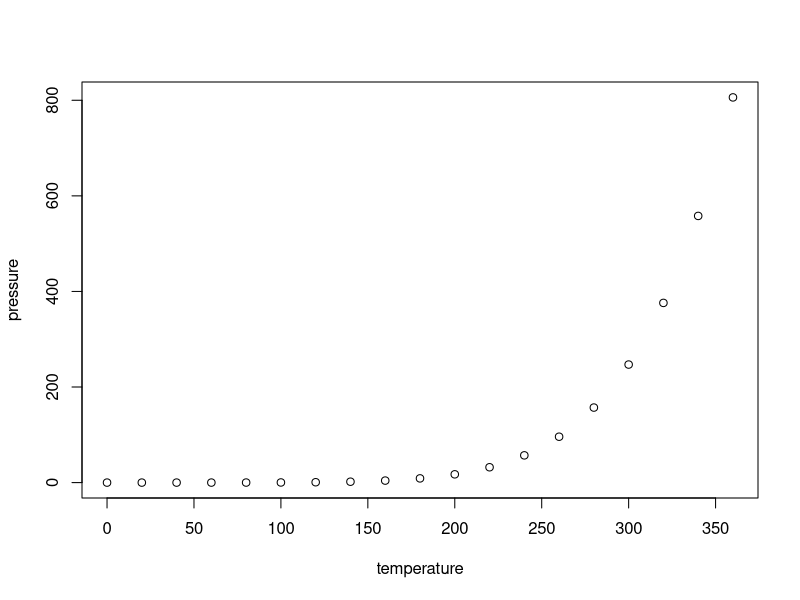
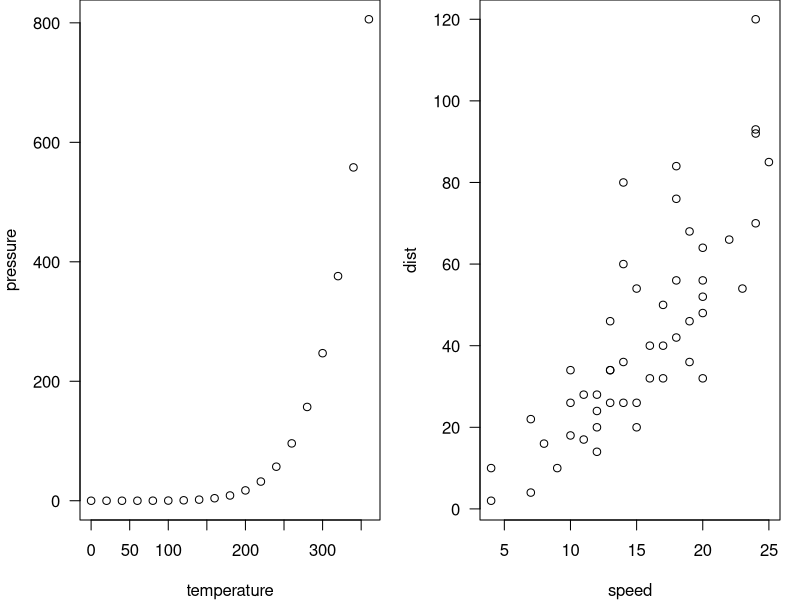
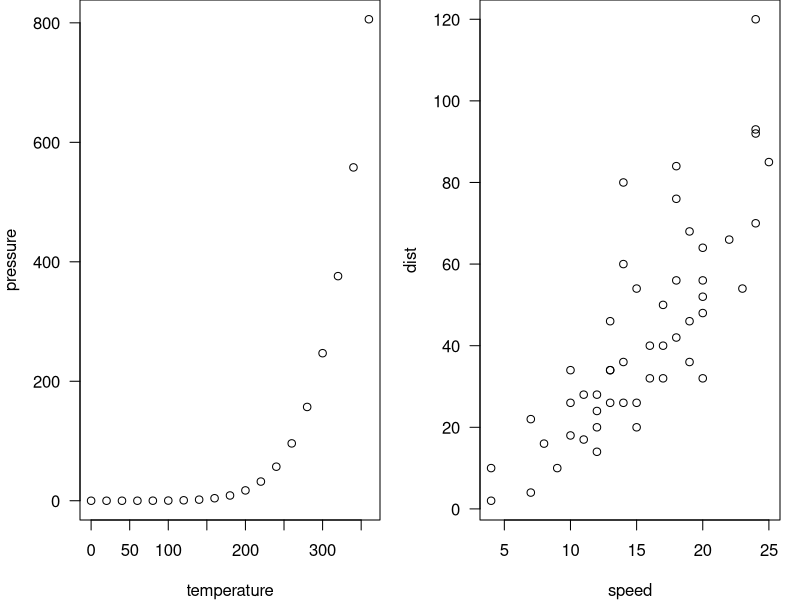
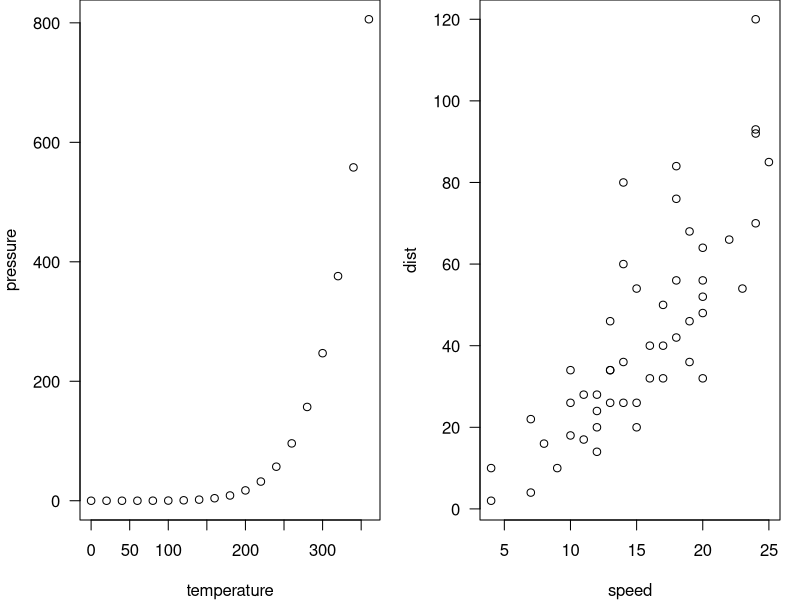

These charts were generated, in order, by the following R code:
## ---- chunk 1
knitr::opts_chunk$set(
  comment = "#",
  collapse = TRUE,
  warning = FALSE,
  message = FALSE,
  fig.width=6, fig.height=6,
  fig.retina = 3,
  fig.align = 'center'
)

options(repos=structure(c(CRAN="http://cran.r-project.org")))
## ---- chunk 2
library(datasets)
cars[1:2,]
## ---- chunk 3
plot(pressure)
## ---- chunk 4
par(mfrow=c(1,2), mar = c(4,4,0,1), las = 1)
plot(pressure)
plot(cars)
## ---- chunk 5
par(mfrow = c(1,2), mar = c(4, 4, 0, 1))
plot(pressure)
plot(cars)
## ---- chunk 6
par(mfrow=c(1,2), mar = c(4,4,0,1), las = 1)
plot(pressure) #<<
plot(cars) #<<
